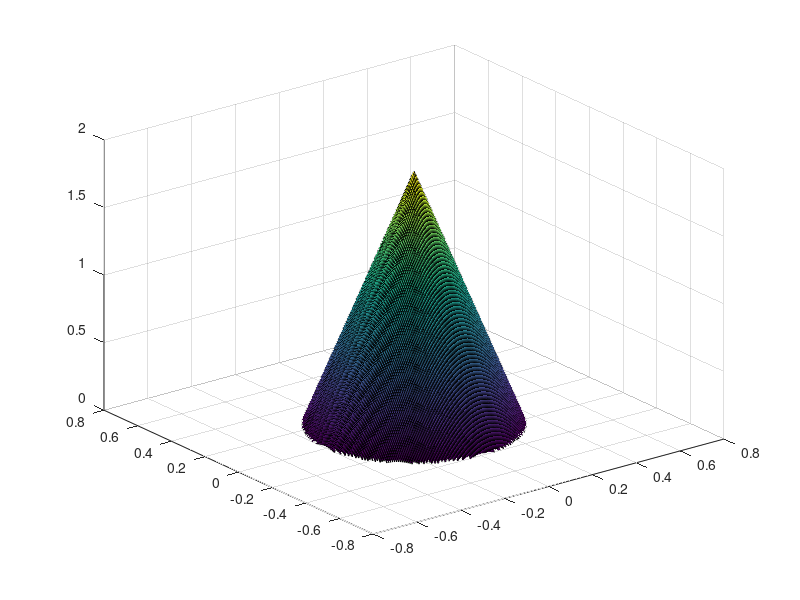

The MATLAB source for this figure: (Note: this script raises an error after producing the figure.)
clear; clc

H = 76 / 39.3701;  % height
D = 33 / 39.3701;  % base diameter

Q = ([-180, -100, -5, 110, -45, -170, 180, -100, -45, -30] + ...
    cumsum([0, 1, 1, 1, 2, 2, 1, 3, 3, 7])*360)* pi/180;
Z = [0, 6, 9, 13, 18.5, 26, 34, 43, 51, 76] / 39.3701;
Q = flipud(Q(:));
Z = flipud(Z(:));

% Q(1) = Q(1) + 2*pi;

R = D/2 - (Z/H).*D/2;
X = R.*cos(Q);
Y = R.*sin(Q);

QQ = (Q(1) : -1*pi/180 : Q(end))';
ZZ = interp1(Q, Z, QQ);
RR = D/2 - (ZZ/H).*D/2;

XX = RR.*cos(QQ);
YY = RR.*sin(QQ);

LL = [0; cumsum(sqrt(diff(XX).^2 + diff(YY).^2 + diff(ZZ).^2))];
L = interp1(QQ, LL, Q, 'linear', 'extrap');

% bulb position
num_bulbs = 450;
Lb = linspace(LL(1), LL(end), num_bulbs)';
Qb = interp1(LL, QQ, Lb);
Rb = interp1(LL, RR, Lb);
Zb = interp1(LL, ZZ, Lb);
c = ones(num_bulbs, 3);

Qb(1:50) = Qb(1:50) + linspace(1.8*pi, 0, 50)' - pi/3;

Xb = Rb .* cos(Qb);
Yb = Rb .* sin(Qb);

x0 = 0;
z0 = H*1/3;
RRb = sqrt((Xb-x0).^2 + (Zb-z0).^2);  % 
QQb = atan2(Zb-z0, Xb-x0);

[xx, yy] = meshgrid(-D/2:5e-3:D/2, -D/2:5e-3:D/2);
zz = H - sqrt(xx.^2 + yy.^2) * H/(D/2) - 0.05;
zz(zz<0) = NaN;


figure(25)
hold off
s = surf(xx, yy, zz);
s.FaceColor = [0, 0.2, 0];
s.EdgeColor = 'none';
hold on
plot3(XX, YY, ZZ, 'k')
axis equal
xlabel('x'), ylabel('y'), zlabel('z')
plot3(X, Y, Z, 'rs', 'markersize', 10, 'MarkerFaceColor', 'k')
set(gcf, 'Position', [281    76   744   575])
hl = scatter3(Xb, Yb, Zb, 30, c(:,:), 'filled');
hl.MarkerEdgeColor = [0,0,0];

diff(L)

%%
% Background pattern
% view([0, 0])
figure(25)

X = Xb;
Y = Yb;
Z = Zb;
Q = atan2(Y, X);
R = sqrt(Y.^2 + X.^2);

dt = 0.1;
Kt = 2*pi/2;
Kq = 6*pi/(2*pi);
Kz = 4*pi/H;
Krr = -2*pi/50e-2;
Kqq = 360/60;

Kd = -1.5/D;  % completes 1(full bright) in D distance
Kte = 1/0.3;  % completes 1(full bright) in 1 sec

t0 = tic;
for k = 1 : round(20/dt)
    tic
    time = toc(t0);
    
    % define center of explosion
    if mod(k-1,round(1/dt)) == 0
        c = rand(1,3);
        x0 = (rand() - 0.5) * D;
        y0 = (rand() - 0.5) * D;
        z0 = rand() * H*2/3;
        D = sqrt((X-x0).^2 + (Y-y0).^2 + (Z-z0).^2);
        trig_time = time;
    end
    
    % center of background pattern
    if mod(k-1,round(3/dt)) == 0
        x0 = 0; z0 = H/3;
        RR = sqrt((X-x0).^2 + (Z-z0).^2);  % 
        QQ = atan2(Z-z0, X-x0);
        pattern_mode = randi(4);
    end
    
    if pattern_mode == 1
        B = sin(Kt*time + Kqq*QQ).^3;  % rays
    elseif pattern_mode == 2
        B = sin(Kt*time + Krr*RR) > 0.6;  % circles
    elseif pattern_mode == 3
        B = sin(Kt*time + Kq*Q);  % radial
    elseif pattern_mode == 4
        B = sin(Kt*time + Kz*Z).^3;  % falling rings
    end
    B(B<0) = 0;

    F = sin(Kt*(time-trig_time)) + Kd*D;
    F(F<0) = 0;
    F(F>1) = 1;
    
    C = (0.7*B .* [1, 1, 1] + 2*F .* c) ./ 1;
    C(C<0) = 0;
    C(C>1) = 1;
    hl.CData = C;
    
    bin_data = cast(C * 255, 'int8');
    
    drawnow()
    pause(dt - toc)
end

